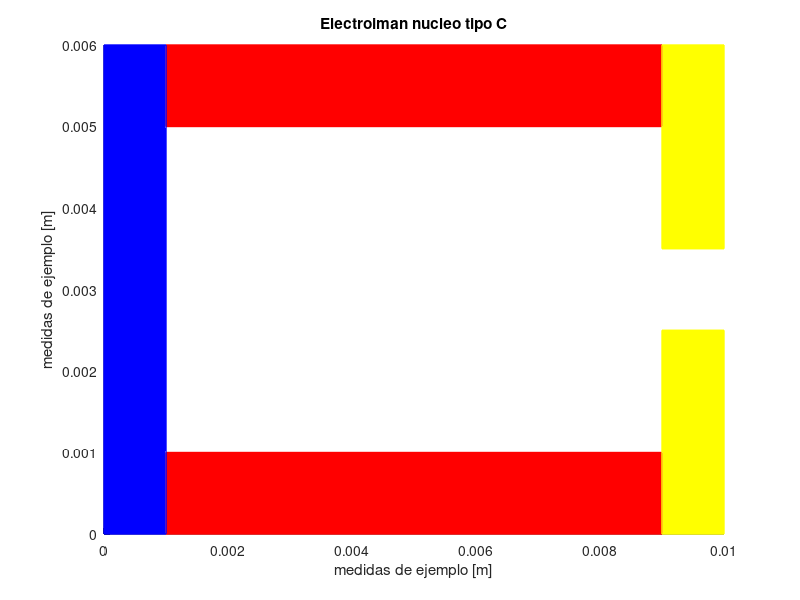

The MATLAB source for this figure:
%% Calculador de densidad de campo magnetico & corriente
% Para los calculos se parte del analisis de los circuitos magneticos los 
% cuales siguen normas similares a la leyes de Kirchoff para voltajes y
% corrientes.
% Ivan Rulik - Uniandes
% 20/03/19
clc;
clear;
close all;
%% Guia visual
figure(1)
rectangle('Position',[1e-3 0 8e-3 1e-3],'Linewidth',1,'EdgeColor','r','Facecolor','r'); %longitud nucleo
rectangle('Position',[1e-3 5e-3 8e-3 1e-3],'Linewidth',1,'EdgeColor','r','Facecolor','r'); %longitud nucleo
rectangle('Position',[0 0 1e-3 6e-3],'Linewidth',1,'EdgeColor','b','Facecolor','b'); %nucleo
rectangle('Position',[9e-3 0 1e-3 2.5e-3],'Linewidth',1,'EdgeColor','y','Facecolor','y'); %longitud gap
rectangle('Position',[9e-3 3.5e-3 1e-3 2.5e-3],'Linewidth',1,'EdgeColor','y','Facecolor','y'); %longitud gap
title('Electroiman nucleo tipo C');
xlabel('medidas de ejemplo [m]');
ylabel('medidas de ejemplo [m]');
%% UI
order = input('Ingreso manual de datos [Y/N]: ','s');
plotGen = input('Generar graficos con valores minimos y maximos de largo del gap? [Y/N]: ','s');
%% Proceso
if(order == 'Y')
    desc = input('Despejar Corriente o Densidad de flujo de campo [i/B]: ','s');
    
    mu_0 = 1.25e-6; %permeabilidad en el vacio en Henrys/metro
    mu_r_nucleo = input('\n\nPermeabilidad relativa del nucleo?  \n > ');
    w= input('\n\nEspesor del nucleo? [m] \n > ');
    da= input('\n\nLargo seccion del nucleo? [m] \n > ');
    wc= input('\n\nAncho seccion del nucleo? [m] \n > ');
    g= input('\n\nLargo seccion del gap? [m] \n > ');
    wg= input('\n\nAncho seccion del gap? [m] \n > ');
    n= input('\n\nNumero de vueltas en bobina?  \n > ');
    if(desc == 'i')
        B= input('\n\nDensidad de campo magnetico deseada en el gap? [T] \n > ');
    elseif(desc == 'B')
        iF= input('\n\nCorriente con la que se alimentara la bobina? [A] \n > ');
    end
    %Calculos
    Ac = w*wc; 
    Ag = w*wg; 
    Rc = da/(mu_0*mu_r_nucleo*Ac); 
    Rg = g/(mu_0*Ag);
    if(desc == 'i')
        %Arnold & Garraud
        ia = B*((da/mu_r_nucleo)+g)/(n*mu_0); 
        %Furlani
        iF = B*((Ag/Ac)*(mu_0/mu_r_nucleo)*da+g)/(mu_0*n);
    elseif(desc == 'B')
        B = (iF*mu_0*n)/((Ag/Ac)*(mu_0/mu_r_nucleo)*da+g); 
    end
    sprintf('\nLa corriente necesaria es de %3.5g A\n',iF)
    sprintf('\nPara generar un campo de %3.5g T\n',B)
        if (plotGen == 'Y')
            gapVect = (g:g/2:g*10);
            iVect = (0:iF/9:iF);
            iLegend = zeros(length(iVect),1);
            BVect = zeros(length(iVect),length(gapVect));
            aa = [' [A]';' [A]';' [A]';' [A]';' [A]';' [A]';' [A]';' [A]';' [A]';' [A]'];
            for j = 1:length(iVect)
                for i = 1:length(gapVect)
                    BVect(i,j) = (iVect(j)*mu_0*n)/((Ag/Ac)*(mu_0/mu_r_nucleo)*da+gapVect(i));
                end
            end
            plot(gapVect*1000,BVect*1000),title('Relation of B-Field, Air Gap Length & Source Current'),legend([num2str(iVect'),aa]) , xlabel('Air Gap Length [mm]'), ylabel('Magnetic Flux Density B [mT]'), grid on
        end
elseif(order == 'N')      
    %Dimensiones [m]Revisar dimensiones.jpg:
    l = 61e-3;
    la = 29e-3;
    lb = la;
    lc = 33.5e-3;
    d = 60e-3;
    da = 32e-3;
    g = 2e-3;
    w = 10e-3;%espesor del nucleo
    wc = 31.5e-3;
    wg = 2e-3;
    %Constantes:
    mu_0 = 1.25e-6; %permeabilidad en el vacio en Henrys/metro
    mu_r_nucleo = 200000; %permeabilidad relativa del hierro
    n = 1000; %numero de vueltas bobina
    i = 0; % corriente que se desea despejar
    B = 200e-3; %campo magnetico a generar en Teslas
    %Calculos
    Ac = w*wc; %area transversal en metros cuadrados
    Ag = w*wg; %area transversal en metros cuadrados
    Rc = da/(mu_0*mu_r_nucleo*Ac); %reluctancia del nucleo
    Rg = g/(mu_0*Ag); %reluctancia del gap
    %Arnold & Garraud
    ia = B*((da/mu_r_nucleo)+g)/(n*mu_0); %corriente [A] requerida para generar el campo en las dimensiones dadas
    %Furlani
    iF = B*((Ag/Ac)*(mu_0/mu_r_nucleo)*da+g)/(mu_0*n);%corriente [A] requerida para generar el campo en las dimensiones dadas 
    %B = (iF*mu_0*n)/((Ag/Ac)*(mu_0/mu_r_nucleo)*da+g);
    sprintf('\nLa corriente necesaria es de %3.5g A\n',iF)
    sprintf('\nPara generar un campo de %3.5g T\n',B)
    if (plotGen == 'Y')
        gapVect = (g:g/2:g*10);
        iVect = (0:iF/9:iF);
        iLegend = zeros(length(iVect),1);
        BVect = zeros(length(iVect),length(gapVect));
        aa = [' [A]';' [A]';' [A]';' [A]';' [A]';' [A]';' [A]';' [A]';' [A]';' [A]'];
        for j = 1:length(iVect)
            iLegend(j)= int2str(iVect(j));
            for i = 1:length(gapVect)
                BVect(i,j) = (iVect(j)*mu_0*n)/((Ag/Ac)*(mu_0/mu_r_nucleo)*da+gapVect(i));
            end
        end
        plot(gapVect*1000,BVect*1000),title('Relation of B-Field, Air Gap Length & Source Current'),legend([num2str(iVect'),aa]) , xlabel('Air Gap Length [mm]'), ylabel('Magnetic Flux Density B [mT]'), grid on
    end
end